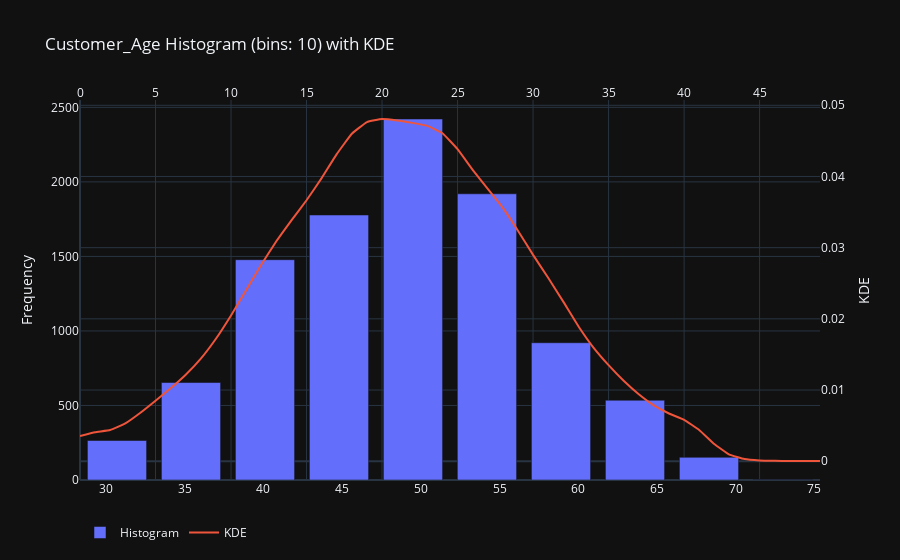

The notebook cell this image was saved under:
### Code cell
import numpy as np
import plotly.graph_objs as go
import scipy.stats as sts
s = df[~pd.isnull(df['Customer_Age'])][['Customer_Age']]
chart, labels = np.histogram(s, bins=10)
kde = sts.gaussian_kde(s['Customer_Age'])
kde_data = kde.pdf(np.linspace(labels.min(), labels.max()))
# main statistics
stats = df['Customer_Age'].describe().to_frame().T
charts = [
    go.Bar(x=labels[1:], y=chart, name='Histogram'),
    go.Scatter(x=list(range(len(kde_data))),
               y=kde_data,
               name='KDE',
               yaxis='y2',
               xaxis='x2',
               line={
                   'shape': 'spline',
                   'smoothing': 0.3
               },
               mode='lines')
]
figure = go.Figure(
    data=charts,
    layout=go.Layout(
        {
            'barmode': 'group',
            'legend': {
                'orientation': 'h'
            },
            'title': {
                'text': 'Customer_Age Histogram (bins: 10) with KDE'
            },
            'xaxis2': {
                'anchor': 'y',
                'overlaying': 'x',
                'side': 'top'
            },
            'yaxis': {
                'side': 'left',
                'title': {
                    'text': 'Frequency'
                }
            },
            'yaxis2': {
                'overlaying': 'y',
                'side': 'right',
                'title': {
                    'text': 'KDE'
                }
            }
        },
        template='plotly_dark'))
figure.show()

### Figure 1 — Plotly figure (JSON) as saved in the notebook; plotly's stock layout.template omitted (floating-point values rounded to 4 significant figures)
{"data": [{"name": "Histogram", "type": "bar", "x": [30.7, 35.4, 40.1, 44.8, 49.5, 54.2, 58.9, 63.6, 68.3, 73], "y": [265, 654, 1478, 1778, 2422, 1920, 921, 535, 152, 2]}, {"line": {"shape": "spline", "smoothing": 0.3}, "mode": "lines", "name": "KDE", "type": "scatter", "x": [0, 1, 2, 3, 4, 5, 6, 7, 8, 9, 10, 11, 12, 13, 14, 15, 16, 17, 18, 19, 20, 21, 22, 23, 24, 25, 26, 27, 28, 29, 30, 31, 32, 33, 34, 35, 36, 37, 38, 39, 40, 41, 42, 43, 44, 45, 46, 47, 48, 49], "xaxis": "x2", "y": [0.003534, 0.004075, 0.004377, 0.005303, 0.0068, 0.008487, 0.01024, 0.01214, 0.0144, 0.0172, 0.02048, 0.02403, 0.02759, 0.03089, 0.03383, 0.03666, 0.03977, 0.04314, 0.04601, 0.04764, 0.04807, 0.04788, 0.04753, 0.04711, 0.04607, 0.04384, 0.04094, 0.03825, 0.03559, 0.03238, 0.02898, 0.02576, 0.02242, 0.01896, 0.01597, 0.0135, 0.01131, 0.009408, 0.007846, 0.006706, 0.005826, 0.004399, 0.002412, 0.0009277, 0.0003001, 0.0001124, 5.579e-05, 3.546e-05, 3.228e-05, 3.3e-05], "yaxis": "y2"}], "layout": {"barmode": "group", "legend": {"orientation": "h"}, "title": {"text": "Customer_Age Histogram (bins: 10) with KDE"}, "xaxis2": {"anchor": "y", "overlaying": "x", "side": "top"}, "yaxis": {"side": "left", "title": {"text": "Frequency"}}, "yaxis2": {"overlaying": "y", "side": "right", "title": {"text": "KDE"}}}}
